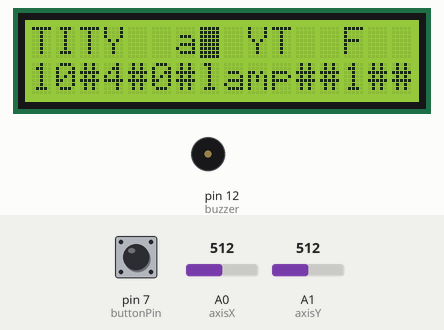
Recording of a sketch running on a simulated Arduino Uno, built with avr-gcc and run on an emulated ATmega328P. Shown: 16×2 character LCD, buzzer (waves = sounding). The test bench sets the inputs (shaded band); at power-on: A0 (axisX) = 512, A1 (axisY) = 512, pin 7 (buttonPin) HIGH.

Above: at 1.2 s.
1.3 s: A0 (axisX) set to 570
At 1.98 s:
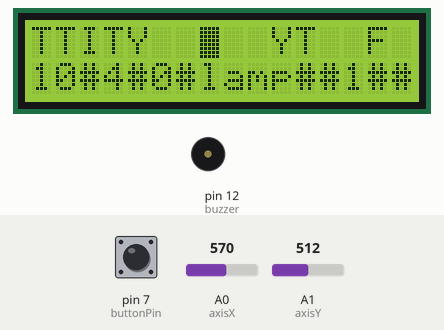
4.2 s: A1 (axisY) set to 50
At 4.85 s:
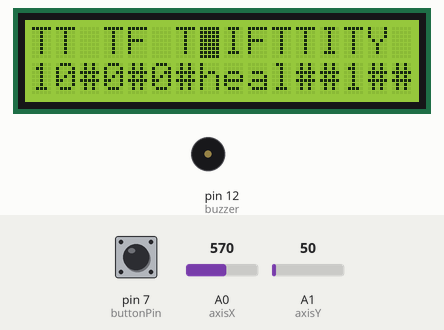
6.7 s: pin 7 (buttonPin) pulled LOW for 1 s
At 7.44 s:
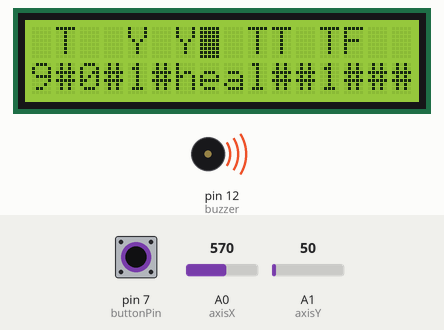
9.2 s: A0 (axisX) set to 551
At 9.74 s:
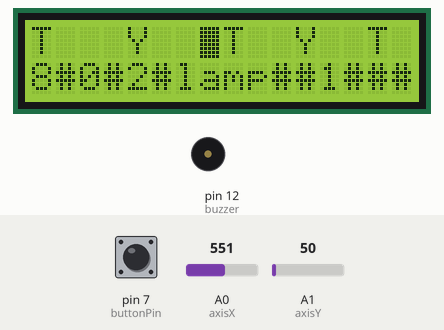
11.6 s: A0 (axisX) set to 716
At 12.03 s:
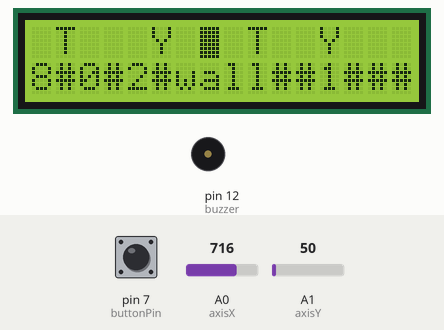
13.9 s: A1 (axisY) set to 67
At 17.82 s:
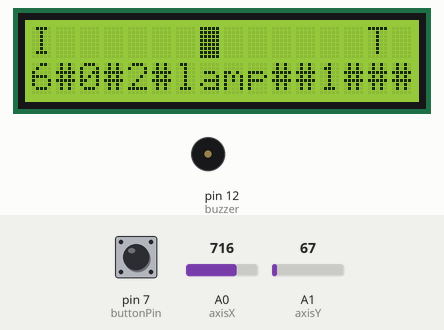
Timing chart, 0 to 19.5 s (numbered marks = the images above; inputs shaded):
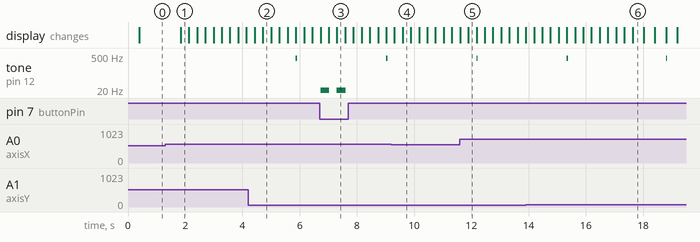

The sketch:

lil_abstract_game_lcd.ino
```cpp
#include <LiquidCrystal_I2C.h>

LiquidCrystal_I2C lcd(0x27, 16, 2);

const int axisX = A0;
const int axisY = A1;
const int buzzer = 12;
const int buttonPin = 7; // i still have no clue what const does tbh
int floor_n = 1;
int tick = 0;
int delay_amt = 250;
int resources = 0;
int health = 10;
int light_lvl = 0; // im gon make the maximum light lvl of 4 or smth
int position = 48; // because of me beign dummah we got the system if u go forward position is getting substracted (edit: i changed it bc everything else could break)
int valX, valY, valButton = 0;
String items = "aT #HBWL";
String top = "I      T      T      T   Y   T  Y YT TT TF TTIFTTITY  a  YT  F T T TT TT TTTT Y  TT Y TY    Y TT        Y  T     H        T    T TY  T T  YT ";
String top2 = "WWWWWWWW     TYTYTYTa   TYTYTYTa L TYTYTYT a_____a TYTYTYT   aTYTYTYT   aTYTYTYT     WM    ";
int lever_action = 85;
bool dead = false;
bool customPlr = false;
bool transition = false;
String map_printable;
String transit_msg1 = "going up";
String transit_msg2 = "the ladder";

uint8_t customChar[8] = {0x00,0x00,0x00,0x11,0x00,0x15,0x0A,0x00};
String crafting[3] = {"lamp","heal","wall"};
int curCraftingIndex = 0;
String curCraftingItem = crafting[curCraftingIndex];

void setup() {
  Serial.begin(9600);
  pinMode(buttonPin, INPUT_PULLUP);
  pinMode(buzzer, OUTPUT);
  lcd.init();
  lcd.createChar(1, customChar);
  lcd.backlight();
  lcd.setCursor(4, 0);
  //lcd.print("Hello!!!"); i forgot abt this
}

void init_movment(String map_printable) {
  valX = analogRead(axisX);
  if (valX <= 60) {
      if (map_printable[8] != items[6]) {
      position += 1;
    }
  }
  else if (valX >= 560) {
    if (map_printable[6] != items[6]) {
      position -= 1;
    }

  }
}

void init_action(String map_printable) {
  valY = analogRead(axisY);
  valButton = 1 - digitalRead(buttonPin);
  if (valButton == 1) {
    if (map_printable[7] == items[1]) {
      if (resources < 9) {
        if (floor_n == 1) {top[position + 7] = ' ';}
        else if (floor_n == 2) {top2[position + 7] = ' ';}
        tone(buzzer, 5, 300);
        resources += 1;
      }
    }
    else if (map_printable[7] == items[3]) {
      if (resources < 9) {
        if (floor_n == 1) {top[position + 7] = ' ';}
        else if (floor_n == 2) {top2[position + 7] = ' ';}
        tone(buzzer, 5, 300);
        resources += 2;
      }
    }
    else if (map_printable[7] == items[0]) {
      if (resources < 9) {
        if (floor_n == 1) {top[position + 7] = ' ';}
        else if (floor_n == 2) {top2[position + 7] = ' ';}
        tone(buzzer, 5, 300);
        resources += 3;
      }
    }
    else if (map_printable[7] == items[4]) {
      transition = true;
      position = 40;
      floor_n = 2;

    }
    if (map_printable[7] == items[7]) {
      if (floor_n == 2) {
        top2[position + 7] = 'l';
        tone(buzzer, 5, 300);
        tone(buzzer, 5, 300);
        top2[lever_action] = ' ';
      }


    }
  }
  if (valY >= 560) {
    if (map_printable[7] == items[2]) {
      if (curCraftingIndex == 0) {
        if (resources >= 3) {
          if (floor_n == 1) {top[position + 7] = 'a';}
          else if (floor_n == 2) {top2[position + 7] = 'a';}
          tone(buzzer, 5, 300);
          resources -= 3;
        }
      }
      else if (curCraftingIndex == 1) {
        if (resources >= 2) {
          tone(buzzer, 500, 100);
          health += 2;
          resources -= 2;
        }
      }
      else if (curCraftingIndex == 2) {
        if (resources >= 4) {
          tone(buzzer, 5, 300);
          if (floor_n == 1) {top[position + 7] = '#';}
          else if (floor_n == 2) {top2[position + 7] = '#';}
          resources -= 4;
        }
      }
    }
  }
  if (valY <= 60) {
    if (curCraftingIndex < 2) {
      curCraftingIndex += 1;
      curCraftingItem = crafting[curCraftingIndex];
    }
    else {
      curCraftingIndex = 0;
      curCraftingItem = crafting[curCraftingIndex];
    }
  }
}

void map_drawing(String floor, String map_printable) {
  lcd.setCursor(0, 1);
  lcd.print(floor);
  lcd.setCursor(0, 0);
  lcd.print(map_printable);
  lcd.setCursor(7, 0);
  if (customPlr) {
    lcd.write(1);
  }
  else {
    lcd.write(0xff);
  }

}

void draw_transit(String msgtop, String msgdown, int amt1, int amt2) {
  lcd.setCursor(amt1, 0);
  lcd.print(msgtop);
  lcd.setCursor(amt2, 1);
  lcd.print(msgdown);
}

void light_src(String map_printable) {
  // yippie fricked up code!!!
  if (map_printable[7] == items[0]) {
    light_lvl = 5;
  }
  else if ((map_printable[6] == items[0]) or (map_printable[8] == items[0])) {
    light_lvl = 4;
  }
  else if ((map_printable[5] == items[0]) or (map_printable[9] == items[0])) {
    light_lvl = 3;
  }
  else if ((map_printable[4] == items[0]) or (map_printable[10] == items[0])) {
    light_lvl = 2;
  }
  else if ((map_printable[3] == items[0]) or (map_printable[11] == items[0])) {
    light_lvl = 1;
  }
  else {
    light_lvl = 0;
  }
}

void tick_system(int maximum, int step) {
  if (tick < maximum) {
    tick += step;
  }
  else {
    tick = 0;
  }
}

void dark_hurts(int dpt) {
  if (tick == dpt and light_lvl == 0) {
    health -= 1;
    tone(buzzer, 400, 50);
  }
}

void check_dead() {
  if (health == 0) {
    dead = true;
  }
}

void health_capping(int maximum) {
  if (health > maximum) {
    health = maximum;
  }
}

void loop() {
  // MAP PIECES!!!!!!!!!!!!!!!!!!!!!!
  String floor = String(health) + "#" + String(light_lvl) + "#" + String(resources) + "#" + curCraftingItem + "##" + String(floor_n) + "####";
  if (floor_n == 1) { // cuts map so u see only the part the position is on (sry for bad english)
    map_printable = top.substring(position, 15 + position);
  }
  else if (floor_n == 2) {
    map_printable = top2.substring(position, 15 + position);
  }


  lcd.clear();
  tick_system(10, 1);
  if (dead == true) {
    transition = true;
    position = 48;
    health = 10;
    floor_n = 1;
    resources = 0;
  }
  if (transition == false) {
    map_drawing(floor, map_printable);
    light_src(map_printable);
    if (dead == false) {
      check_dead();
      health_capping(10);
      if (floor_n == 1) {dark_hurts(10);}
      init_movment(map_printable);
      init_action(map_printable);
    }
  }
  else {
    draw_transit(transit_msg1, transit_msg2, 4, 3);
    delay(2000);
    transition = false;
    if (dead == true) {
      dead = false;
    }
  }


  delay(delay_amt);


}
```

Measured:
- the behaviour switches between 560 and 559 on A0 (axisX) (found by bisection; images 3 and 4)
- the behaviour switches between 60 and 61 on A1 (axisY) (found by bisection; images 5 and 6)
- after the input at 1.3 s, the display: changes after 0.54 s (image 1)
- after the input at 4.2 s, the display: first differs from a run without the input after 0.52 s (image 2)
- after the input at 9.2 s, the display: first differs from a run without the input after 0.40 s (image 4)
- after the input at 11.6 s, the display: first differs from a run without the input after 0.29 s (image 5)
- by itself, tone on pin 12 (buzzer): alternates 400 Hz for 0.05 s and silent for 3.4 s
